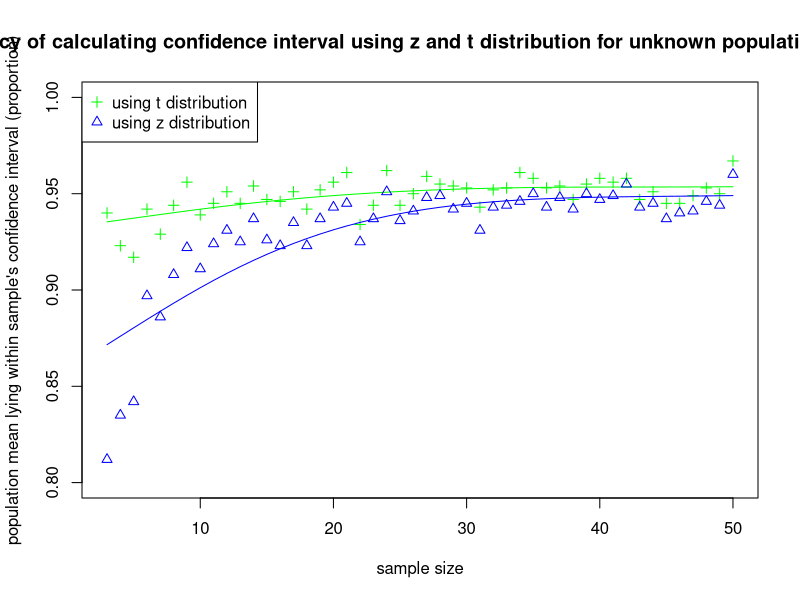

Write the R code that produced this figure.
is.between <- function(x, a, b) {
  x > a & x < b
}
set.seed(09101165)
##population<-rnorm(n=10000, mean=100, sd =10)
population<-runif(n=10000, min=50,max=100)
## you can use runif() instead of rnorm for generating a evenly distributed population and get a totally different result
mean_of_population<-mean(population)
var(population)
## var = 102.5493
master_of_sample<-list()
for (ss in 3:50){
  group_of_sample<-list()
  for (i in 1:1000){
    group_of_sample[[i]]<-sample(population,size=ss)
  }
  master_of_sample[[ss]]<-group_of_sample
}
Mean<-vector()
Variance<-vector()
upper_interval<-vector()
lower_interval<-vector()
upper_interval2<-vector()
lower_interval2<-vector()
within_confidence_interval<-logical()
within_confidence_interval2<-logical()
finalt<-vector()
finalz<-vector()

for (ss in 3:50){
  Mean<-vector()
  Variance<-vector()
  upper_interval<-vector()
  lower_interval<-vector()
  within_confidence_interval<-logical()
  for (i in 1:1000){Mean[i]<-mean(master_of_sample[[ss]][[i]])
                    Variance[i]<-var(master_of_sample[[ss]][[i]])
                    upper_interval[i]<-Mean[i]+qt(0.975,df=(ss-1))*(sqrt(Variance[i]/ss))
                    lower_interval[i]<-Mean[i]-qt(0.975,df=(ss-1))*(sqrt(Variance[i]/ss))
                    upper_interval2[i]<-Mean[i]+qnorm(0.975)*(sqrt(Variance[i]/ss))
                    lower_interval2[i]<-Mean[i]-qnorm(0.975)*(sqrt(Variance[i]/ss))
                    within_confidence_interval[i]<-is.between(mean_of_population,lower_interval[i],upper_interval[i])
                    within_confidence_interval2[i]<-is.between(mean_of_population,lower_interval2[i],upper_interval2[i])
 }
  finalt[ss]<-sum(within_confidence_interval)/length(within_confidence_interval)
  finalz[ss]<-sum(within_confidence_interval2)/length(within_confidence_interval2)
}

plot(y=finalt[3:50], x=3:50,ylim=c(0.8,1),type="n", ylab="population mean lying within sample's confidence interval (proportion)", xlab="sample size", 
     main="efficiency of calculating confidence interval using z and t distribution for unknown population variance" )
points(y=finalt[3:50], x=3:50,col="green",pch=3)
fort<-smooth.spline(finalt[3:50]~3:50,df=3)
lines(fort,col="green")
points(y=finalz[3:50], x=3:50,col="blue",pch=2 )
forz<-smooth.spline(finalz[3:50]~3:50,df=3)
lines(forz,col="blue")
legend("topleft",legend=c("using t distribution","using z distribution"),pch=c(3,2),col=c("green","blue"))

